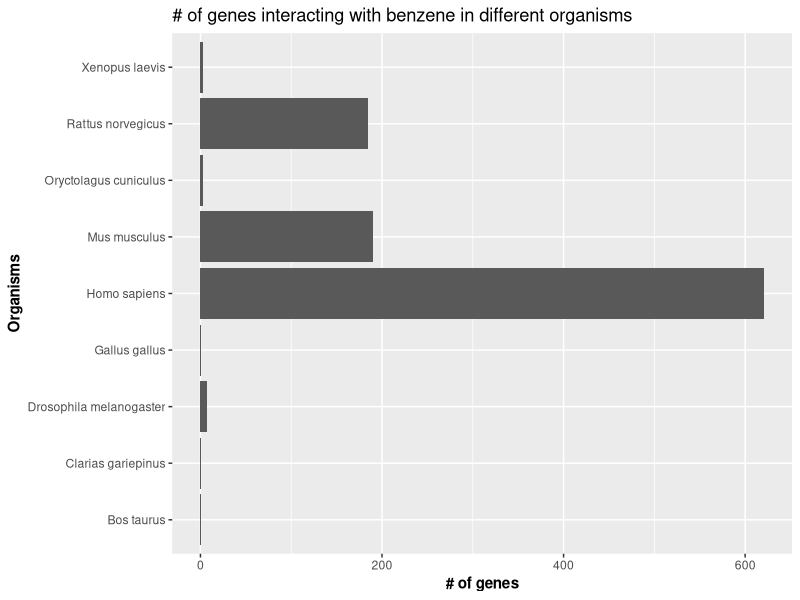

The R script that drew this image:
library(ggplot2)
var <- read.table('benzene_organisms.txt', header = FALSE, sep = '\t')
pdf('benzene.pdf')
ggplot(var, aes(x=(var$V1), y=(var$V2))) + geom_bar(stat='identity') + labs(title='# of genes interacting with benzene in different organisms',
  x='Organisms', y='# of genes') + coord_flip()+ theme(axis.title= element_text(face='bold'))
dev.off()